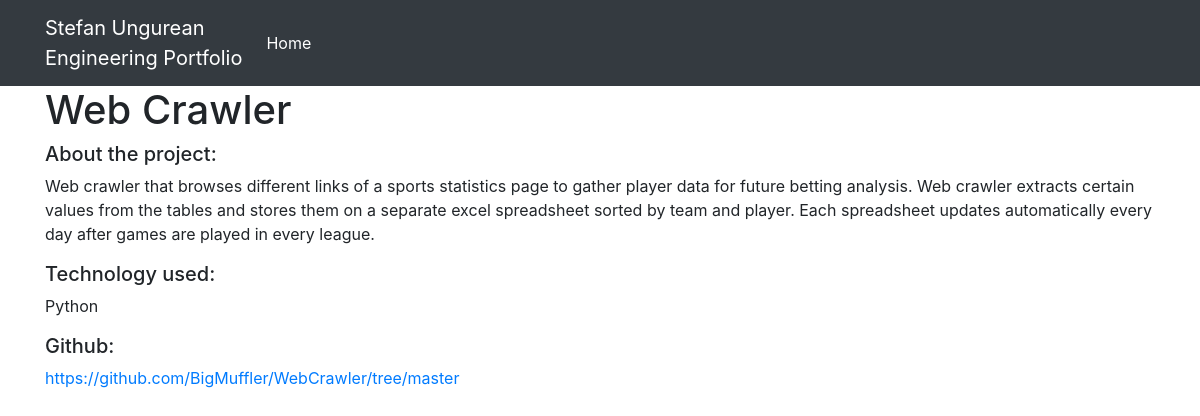
Screenshot of /projects/small/2/ with the database file from the repository.
### projects/models.py (models this page shows)
class SmallerProjects(models.Model):
    title = models.CharField(max_length=100)
    description = models.TextField()
    technology = models.CharField(max_length=20)
    deepDescription = models.TextField()
    gitLink = models.TextField()

### projects/views.py (the view)
# urls.py: path("small/<int:pk>/", views.small_project_detail, name="smallproject_detail"),
def small_project_detail(request, pk):
    smallerProjects = SmallerProjects.objects.get(pk=pk)
    context = {
        'smaller_projects': smallerProjects
    }
    return render(request, 'smallproject_detail.html', context)

### projects/templates/smallproject_detail.html
{% extends "base.html" %}
{% load static %}
{% block page_content %}
<h1>{{ smaller_projects.title }}</h1>
<h5>About the project: </h5>
<p>{{ smaller_projects.deepDescription }}</p>
<h5>Technology used: </h5>
<p>{{ smaller_projects.technology }}</p>
<h5>Github: </h5>
<a href={{smaller_projects.gitLink}}>{{ smaller_projects.gitLink }}</a>
{% endblock %}

### rows the page displays
SmallerProjects: title "Web Crawler", deepDescription "Web crawler that browses different links of a sports statistics page to gather player data for future betting analysis. Web crawler extracts certain values from the tables and stores them on a separate excel spreadsheet sorted by team and player. Each spreadsheet updates automatically every day after games are played in every league.", technology "Python", gitLink "https://github.com/BigMuffler/WebCrawler/tree/master"
